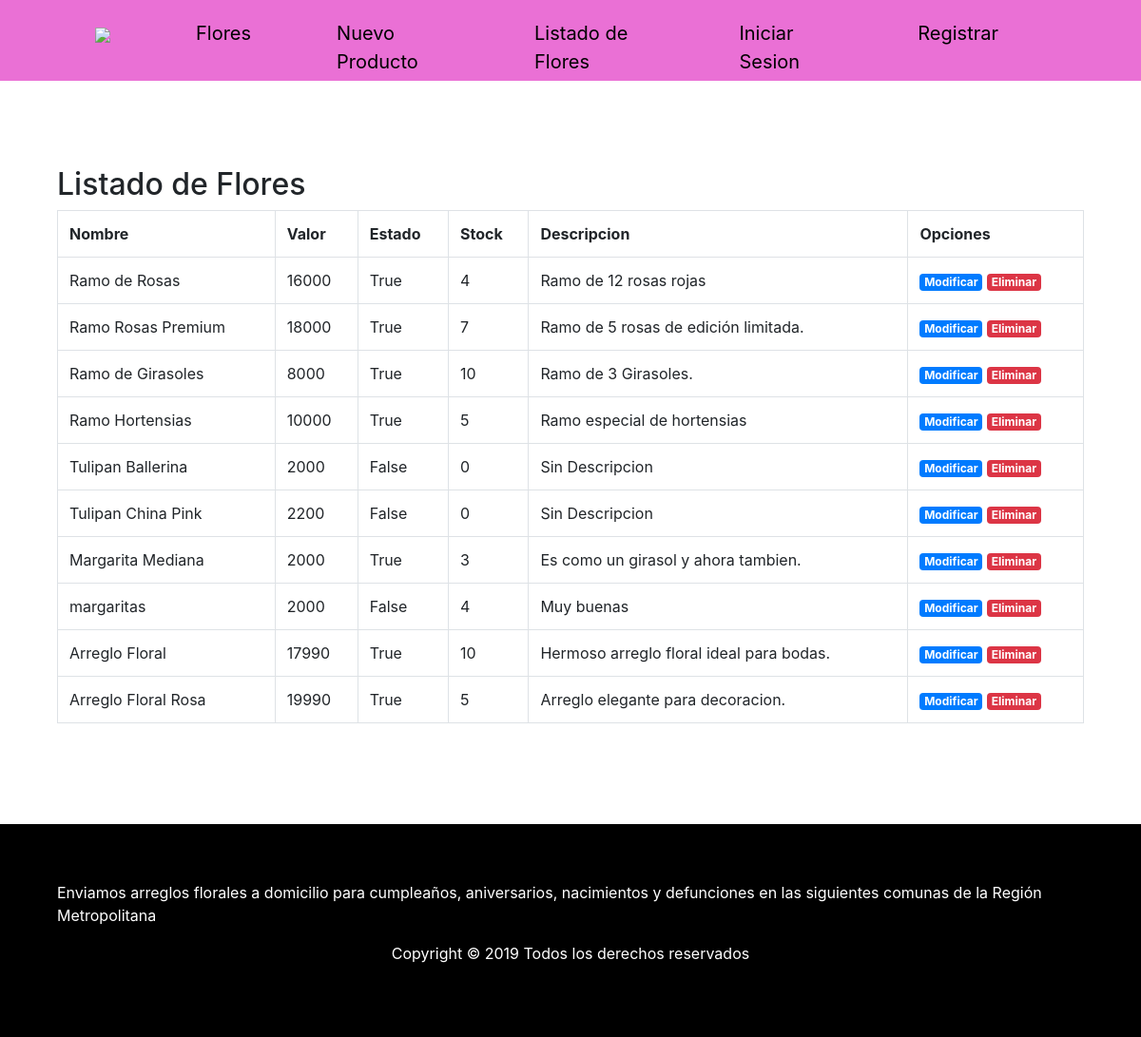
/listado-flores/, run on an earlier commit of the app's database.
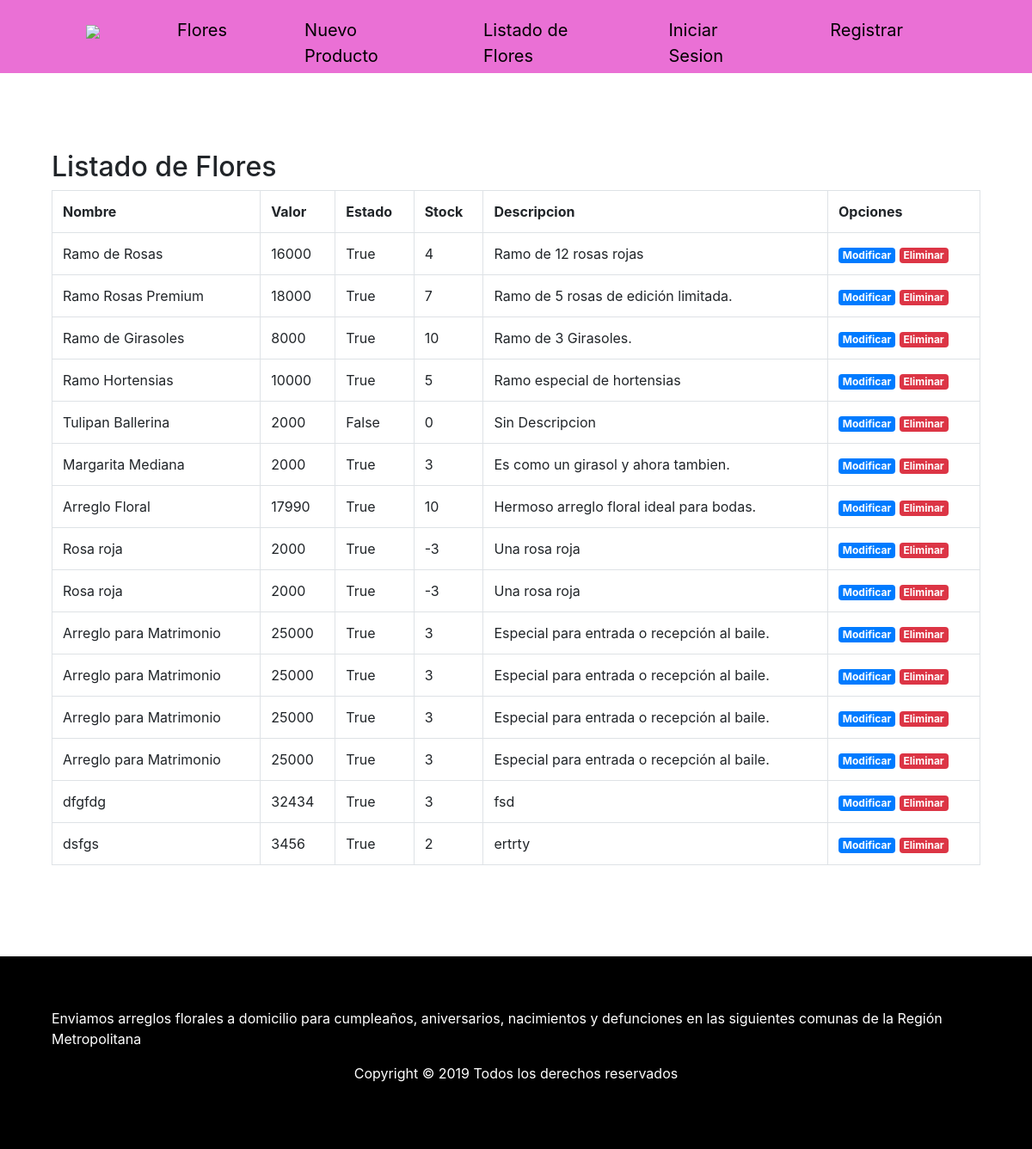
And on a later commit of the database.
### core/models.py (models this page shows, shortened)
class Flor(models.Model):
    imagen = models.ImageField()
    nombre = models.CharField(max_length=80)
    valor = models.IntegerField()
    descripcion = models.TextField()
    estado = models.BooleanField()
    stock = models.IntegerField(default=0)

### core/views.py (the view)
# urls.py: path('listado-flores/', listado_flor, name="listado_flores"),
def listado_flor(request):
    flores = Flor.objects.all()
    data = {
        'flores' : flores
    }
    return render(request, 'core/listado_flores.html',data)

### core/Templates/core/listado_flores.html (shortened to what this page needs)
{% extends "core/base.html" %} {% load static %}  {% block contenido %}
<section id="listado-flores">
    <div class="contenedor">
        <h2>Listado de Flores</h2>
        <table class="table table-bordered table-hover ">
            <tr>
                <th>Nombre</th>
                <th>Valor</th>
                <th>Estado</th>
                <th>Stock</th>
                <th>Descripcion</th>
                <th>Opciones</th>
            </tr>
            {% for f in flores %}
            <tr>
                <td>{{f.nombre}}</td>
                <td>{{f.valor}}</td>
                <td>{{f.estado}}</td>
                <td>{{f.stock}}</td>
                <td>{{f.descripcion}}</td>
                <td>
                    <a class="badge badge-primary" href="{% url 'core:modificar_flor' f.id %}">Modificar</a>
                    <a class="badge badge-danger" href="#" onclick="confirmarEliminacion({{f.id}})">Eliminar</a>
                </td>
            </tr>
            {% endfor %}
        </table>
    </div>
</section>
{% endblock contenido %}

What changed in the data, as far as the page shows it:
removed Flor: nombre "Tulipan China Pink", valor "2200", estado "False", stock "0", descripcion "Sin Descripcion"
removed Flor: nombre "margaritas", valor "2000", estado "False", stock "4", descripcion "Muy buenas"
changed Flor (number 8 of 15 on the later page): nombre "Arreglo Floral Rosa" → "Rosa roja"; valor "19990" → "2000"; stock "5" → "-3"; descripcion "Arreglo elegante para decoracion." → "Una rosa roja"
added Flor: nombre "Rosa roja", valor "2000", estado "True", stock "-3", descripcion "Una rosa roja"
added Flor: nombre "Arreglo para Matrimonio", valor "25000", estado "True", stock "3", descripcion "Especial para entrada o recepción al baile."
added Flor: nombre "Arreglo para Matrimonio", valor "25000", estado "True", stock "3", descripcion "Especial para entrada o recepción al baile."
added Flor: nombre "Arreglo para Matrimonio", valor "25000", estado "True", stock "3", descripcion "Especial para entrada o recepción al baile."
added Flor: nombre "Arreglo para Matrimonio", valor "25000", estado "True", stock "3", descripcion "Especial para entrada o recepción al baile."
added Flor: nombre "dfgfdg", valor "32434", estado "True", stock "3", descripcion "fsd"
added Flor: nombre "dsfgs", valor "3456", estado "True", stock "2", descripcion "ertrty"
